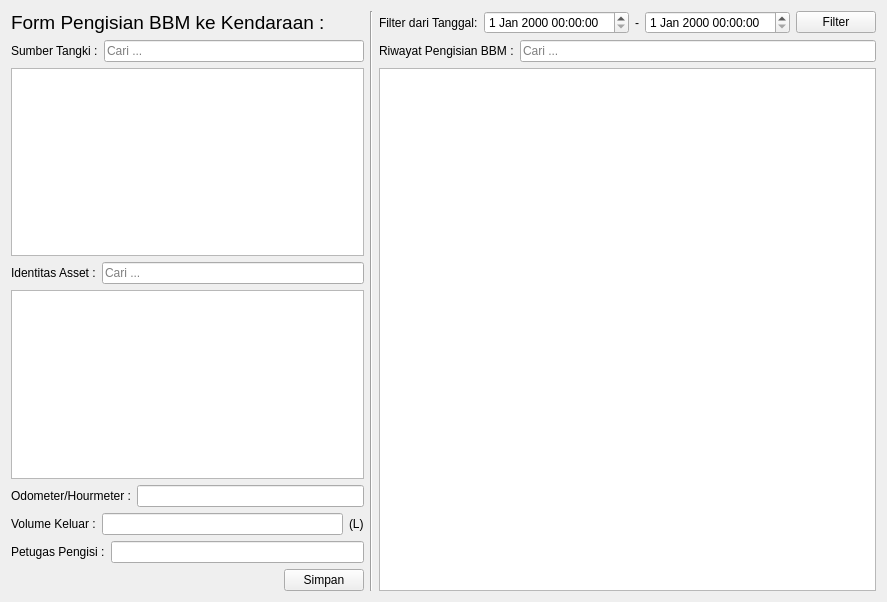
<?xml version="1.0" encoding="UTF-8"?>
<ui version="4.0">
 <class>DispensingTab</class>
 <widget class="QWidget" name="DispensingTab">
  <property name="geometry">
   <rect>
    <x>0</x>
    <y>0</y>
    <width>887</width>
    <height>602</height>
   </rect>
  </property>
  <property name="windowTitle">
   <string>Form</string>
  </property>
  <layout class="QHBoxLayout" name="horizontalLayout_8">
   <item>
    <layout class="QVBoxLayout" name="verticalLayout_4">
     <item>
      <widget class="QLabel" name="label_6">
       <property name="font">
        <font>
         <pointsize>14</pointsize>
        </font>
       </property>
       <property name="text">
        <string>Form Pengisian BBM ke Kendaraan :</string>
       </property>
      </widget>
     </item>
     <item>
      <layout class="QVBoxLayout" name="verticalLayout_2">
       <item>
        <layout class="QHBoxLayout" name="horizontalLayout">
         <item>
          <widget class="QLabel" name="label">
           <property name="text">
            <string>Sumber Tangki :</string>
           </property>
          </widget>
         </item>
         <item>
          <widget class="QLineEdit" name="editCariSumberTangki">
           <property name="placeholderText">
            <string>Cari ...</string>
           </property>
          </widget>
         </item>
        </layout>
       </item>
       <item>
        <widget class="QTableView" name="tableSumberTangki"/>
       </item>
      </layout>
     </item>
     <item>
      <layout class="QVBoxLayout" name="verticalLayout">
       <item>
        <layout class="QHBoxLayout" name="horizontalLayout_2">
         <item>
          <widget class="QLabel" name="label_2">
           <property name="text">
            <string>Identitas Asset :</string>
           </property>
          </widget>
         </item>
         <item>
          <widget class="QLineEdit" name="editCariIdentitasAsset">
           <property name="placeholderText">
            <string>Cari ...</string>
           </property>
          </widget>
         </item>
        </layout>
       </item>
       <item>
        <widget class="QTableView" name="tableIdentitasAsset"/>
       </item>
      </layout>
     </item>
     <item>
      <layout class="QVBoxLayout" name="verticalLayout_3">
       <item>
        <layout class="QHBoxLayout" name="horizontalLayout_4">
         <item>
          <widget class="QLabel" name="label_4">
           <property name="text">
            <string>Odometer/Hourmeter :</string>
           </property>
          </widget>
         </item>
         <item>
          <widget class="QLineEdit" name="editOdometer"/>
         </item>
        </layout>
       </item>
       <item>
        <layout class="QHBoxLayout" name="horizontalLayout_3">
         <item>
          <widget class="QLabel" name="label_3">
           <property name="text">
            <string>Volume Keluar :</string>
           </property>
          </widget>
         </item>
         <item>
          <widget class="QLineEdit" name="editVolumeKeluar"/>
         </item>
         <item>
          <widget class="QLabel" name="label_7">
           <property name="text">
            <string>(L)</string>
           </property>
          </widget>
         </item>
        </layout>
       </item>
       <item>
        <layout class="QHBoxLayout" name="horizontalLayout_5">
         <item>
          <widget class="QLabel" name="label_5">
           <property name="text">
            <string>Petugas Pengisi :</string>
           </property>
          </widget>
         </item>
         <item>
          <widget class="QLineEdit" name="editPetugasPengisi"/>
         </item>
        </layout>
       </item>
       <item>
        <layout class="QHBoxLayout" name="horizontalLayout_6">
         <item>
          <spacer name="horizontalSpacer">
           <property name="orientation">
            <enum>Qt::Orientation::Horizontal</enum>
           </property>
           <property name="sizeHint" stdset="0">
            <size>
             <width>40</width>
             <height>20</height>
            </size>
           </property>
          </spacer>
         </item>
         <item>
          <widget class="QPushButton" name="btnSimpan">
           <property name="text">
            <string>Simpan</string>
           </property>
          </widget>
         </item>
        </layout>
       </item>
      </layout>
     </item>
    </layout>
   </item>
   <item>
    <widget class="Line" name="line">
     <property name="orientation">
      <enum>Qt::Orientation::Vertical</enum>
     </property>
    </widget>
   </item>
   <item>
    <layout class="QVBoxLayout" name="verticalLayout_5">
     <item>
      <layout class="QHBoxLayout" name="horizontalLayout_9">
       <item>
        <widget class="QLabel" name="label_10">
         <property name="text">
          <string>Filter dari Tanggal:</string>
         </property>
        </widget>
       </item>
       <item>
        <widget class="QDateTimeEdit" name="dateFilterStart"/>
       </item>
       <item>
        <widget class="QLabel" name="label_9">
         <property name="text">
          <string>-</string>
         </property>
         <property name="alignment">
          <set>Qt::AlignmentFlag::AlignCenter</set>
         </property>
        </widget>
       </item>
       <item>
        <widget class="QDateTimeEdit" name="dateFilterEnd"/>
       </item>
       <item>
        <widget class="QPushButton" name="btnFilter">
         <property name="text">
          <string>Filter</string>
         </property>
        </widget>
       </item>
      </layout>
     </item>
     <item>
      <layout class="QHBoxLayout" name="horizontalLayout_7">
       <item>
        <widget class="QLabel" name="label_8">
         <property name="text">
          <string>Riwayat Pengisian BBM :</string>
         </property>
        </widget>
       </item>
       <item>
        <widget class="QLineEdit" name="editCariRiwayat">
         <property name="placeholderText">
          <string>Cari ...</string>
         </property>
        </widget>
       </item>
      </layout>
     </item>
     <item>
      <widget class="QTableView" name="tableRiwayat"/>
     </item>
    </layout>
   </item>
  </layout>
 </widget>
 <resources/>
 <connections/>
</ui>
